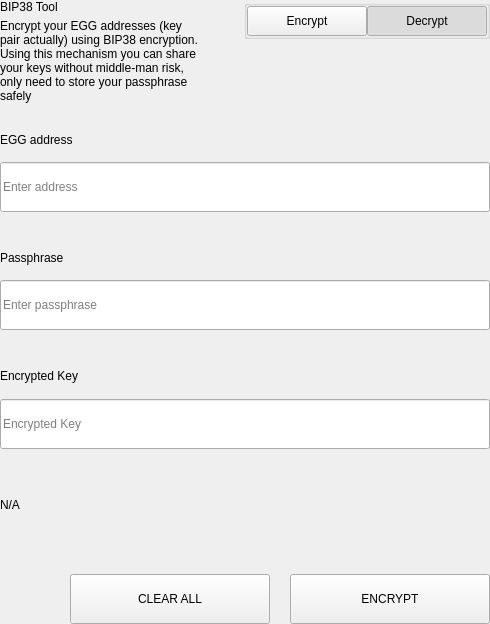
<?xml version="1.0" encoding="UTF-8"?>
<ui version="4.0">
 <class>SettingsBitToolWidget</class>
 <widget class="QWidget" name="SettingsBitToolWidget">
  <property name="geometry">
   <rect>
    <x>0</x>
    <y>0</y>
    <width>490</width>
    <height>624</height>
   </rect>
  </property>
  <property name="windowTitle">
   <string>Form</string>
  </property>
  <layout class="QVBoxLayout" name="verticalLayout">
   <property name="spacing">
    <number>0</number>
   </property>
   <property name="leftMargin">
    <number>0</number>
   </property>
   <property name="topMargin">
    <number>0</number>
   </property>
   <property name="rightMargin">
    <number>0</number>
   </property>
   <property name="bottomMargin">
    <number>0</number>
   </property>
   <item>
    <widget class="QWidget" name="left" native="true">
     <layout class="QVBoxLayout" name="verticalLayout_3">
      <property name="leftMargin">
       <number>0</number>
      </property>
      <property name="topMargin">
       <number>0</number>
      </property>
      <property name="rightMargin">
       <number>0</number>
      </property>
      <property name="bottomMargin">
       <number>0</number>
      </property>
      <item>
       <layout class="QVBoxLayout" name="verticalLayout_2">
        <property name="spacing">
         <number>0</number>
        </property>
        <item>
         <layout class="QHBoxLayout" name="horizontalLayout_3" stretch="3,1">
          <property name="spacing">
           <number>40</number>
          </property>
          <item>
           <layout class="QVBoxLayout" name="verticalLayoutTitle">
            <property name="spacing">
             <number>5</number>
            </property>
            <item>
             <widget class="QLabel" name="labelTitle">
              <property name="text">
               <string>BIP38 Tool</string>
              </property>
             </widget>
            </item>
            <item>
             <widget class="QLabel" name="labelSubtitle1">
              <property name="text">
               <string>Encrypt your EGG addresses (key pair actually) using BIP38 encryption.
Using this mechanism you can share your keys without middle-man risk, only need to store your passphrase safely</string>
              </property>
              <property name="wordWrap">
               <bool>true</bool>
              </property>
             </widget>
            </item>
           </layout>
          </item>
          <item alignment="Qt::AlignTop">
           <widget class="QGroupBox" name="groupBox">
            <property name="title">
             <string/>
            </property>
            <property name="alignment">
             <set>Qt::AlignLeading|Qt::AlignLeft|Qt::AlignTop</set>
            </property>
            <layout class="QHBoxLayout" name="horizontalLayout_4">
             <property name="spacing">
              <number>0</number>
             </property>
             <property name="leftMargin">
              <number>0</number>
             </property>
             <property name="topMargin">
              <number>0</number>
             </property>
             <property name="rightMargin">
              <number>0</number>
             </property>
             <property name="bottomMargin">
              <number>0</number>
             </property>
             <item>
              <spacer name="horizontalSpacer">
               <property name="orientation">
                <enum>Qt::Horizontal</enum>
               </property>
               <property name="sizeHint" stdset="0">
                <size>
                 <width>40</width>
                 <height>20</height>
                </size>
               </property>
              </spacer>
             </item>
             <item>
              <widget class="QPushButton" name="pushLeft">
               <property name="minimumSize">
                <size>
                 <width>120</width>
                 <height>30</height>
                </size>
               </property>
               <property name="maximumSize">
                <size>
                 <width>120</width>
                 <height>30</height>
                </size>
               </property>
               <property name="focusPolicy">
                <enum>Qt::NoFocus</enum>
               </property>
               <property name="text">
                <string>Encrypt</string>
               </property>
               <property name="checkable">
                <bool>true</bool>
               </property>
               <property name="autoExclusive">
                <bool>true</bool>
               </property>
              </widget>
             </item>
             <item>
              <widget class="QPushButton" name="pushRight">
               <property name="minimumSize">
                <size>
                 <width>120</width>
                 <height>30</height>
                </size>
               </property>
               <property name="maximumSize">
                <size>
                 <width>120</width>
                 <height>30</height>
                </size>
               </property>
               <property name="focusPolicy">
                <enum>Qt::NoFocus</enum>
               </property>
               <property name="text">
                <string>Decrypt</string>
               </property>
               <property name="checkable">
                <bool>true</bool>
               </property>
               <property name="checked">
                <bool>true</bool>
               </property>
               <property name="autoExclusive">
                <bool>true</bool>
               </property>
              </widget>
             </item>
            </layout>
           </widget>
          </item>
         </layout>
        </item>
        <item>
         <widget class="QStackedWidget" name="stackedWidget">
          <property name="currentIndex">
           <number>1</number>
          </property>
          <widget class="QWidget" name="pageDecrypt">
           <layout class="QVBoxLayout" name="verticalLayout_5">
            <property name="spacing">
             <number>0</number>
            </property>
            <property name="leftMargin">
             <number>0</number>
            </property>
            <property name="topMargin">
             <number>0</number>
            </property>
            <property name="rightMargin">
             <number>0</number>
            </property>
            <property name="bottomMargin">
             <number>0</number>
            </property>
            <item>
             <widget class="QWidget" name="widget" native="true">
              <property name="minimumSize">
               <size>
                <width>0</width>
                <height>100</height>
               </size>
              </property>
              <layout class="QVBoxLayout" name="verticalLayout_4">
               <property name="spacing">
                <number>0</number>
               </property>
               <property name="leftMargin">
                <number>0</number>
               </property>
               <property name="topMargin">
                <number>0</number>
               </property>
               <property name="rightMargin">
                <number>0</number>
               </property>
               <property name="bottomMargin">
                <number>0</number>
               </property>
               <item>
                <spacer name="verticalSpacer_2">
                 <property name="orientation">
                  <enum>Qt::Vertical</enum>
                 </property>
                 <property name="sizeType">
                  <enum>QSizePolicy::Fixed</enum>
                 </property>
                 <property name="sizeHint" stdset="0">
                  <size>
                   <width>20</width>
                   <height>20</height>
                  </size>
                 </property>
                </spacer>
               </item>
               <item>
                <layout class="QHBoxLayout" name="horizontalLayout_6" stretch="2">
                 <property name="spacing">
                  <number>0</number>
                 </property>
                 <item>
                  <layout class="QVBoxLayout" name="verticalLayout_7">
                   <property name="spacing">
                    <number>9</number>
                   </property>
                   <item>
                    <widget class="QLabel" name="labelSubtitleKey">
                     <property name="minimumSize">
                      <size>
                       <width>0</width>
                       <height>20</height>
                      </size>
                     </property>
                     <property name="maximumSize">
                      <size>
                       <width>16777215</width>
                       <height>20</height>
                      </size>
                     </property>
                     <property name="text">
                      <string>Encrypted key</string>
                     </property>
                    </widget>
                   </item>
                   <item>
                    <widget class="QLineEdit" name="lineEditKey">
                     <property name="minimumSize">
                      <size>
                       <width>0</width>
                       <height>50</height>
                      </size>
                     </property>
                     <property name="maximumSize">
                      <size>
                       <width>16777215</width>
                       <height>50</height>
                      </size>
                     </property>
                     <property name="placeholderText">
                      <string>Enter a encrypted key</string>
                     </property>
                    </widget>
                   </item>
                  </layout>
                 </item>
                </layout>
               </item>
               <item>
                <spacer name="verticalSpacer_3">
                 <property name="orientation">
                  <enum>Qt::Vertical</enum>
                 </property>
                 <property name="sizeType">
                  <enum>QSizePolicy::Fixed</enum>
                 </property>
                 <property name="sizeHint" stdset="0">
                  <size>
                   <width>20</width>
                   <height>20</height>
                  </size>
                 </property>
                </spacer>
               </item>
               <item>
                <layout class="QVBoxLayout" name="verticalLayout_9">
                 <property name="spacing">
                  <number>9</number>
                 </property>
                 <item>
                  <widget class="QLabel" name="labelSubtitlePassphrase">
                   <property name="maximumSize">
                    <size>
                     <width>16777215</width>
                     <height>20</height>
                    </size>
                   </property>
                   <property name="text">
                    <string>Passphrase</string>
                   </property>
                  </widget>
                 </item>
                 <item>
                  <widget class="QLineEdit" name="lineEditPassphrase">
                   <property name="minimumSize">
                    <size>
                     <width>0</width>
                     <height>50</height>
                    </size>
                   </property>
                   <property name="maximumSize">
                    <size>
                     <width>16777215</width>
                     <height>50</height>
                    </size>
                   </property>
                   <property name="placeholderText">
                    <string>Enter a passphrase</string>
                   </property>
                  </widget>
                 </item>
                </layout>
               </item>
               <item>
                <spacer name="verticalSpacer_4">
                 <property name="orientation">
                  <enum>Qt::Vertical</enum>
                 </property>
                 <property name="sizeType">
                  <enum>QSizePolicy::Fixed</enum>
                 </property>
                 <property name="sizeHint" stdset="0">
                  <size>
                   <width>20</width>
                   <height>20</height>
                  </size>
                 </property>
                </spacer>
               </item>
               <item>
                <widget class="QWidget" name="widget_3" native="true">
                 <property name="sizePolicy">
                  <sizepolicy hsizetype="Preferred" vsizetype="Fixed">
                   <horstretch>0</horstretch>
                   <verstretch>0</verstretch>
                  </sizepolicy>
                 </property>
                 <layout class="QVBoxLayout" name="verticalLayout_10">
                  <property name="spacing">
                   <number>9</number>
                  </property>
                  <property name="leftMargin">
                   <number>0</number>
                  </property>
                  <property name="topMargin">
                   <number>0</number>
                  </property>
                  <property name="rightMargin">
                   <number>0</number>
                  </property>
                  <property name="bottomMargin">
                   <number>0</number>
                  </property>
                  <item>
                   <widget class="QLabel" name="labelSubtitleDecryptResult">
                    <property name="minimumSize">
                     <size>
                      <width>0</width>
                      <height>20</height>
                     </size>
                    </property>
                    <property name="maximumSize">
                     <size>
                      <width>16777215</width>
                      <height>20</height>
                     </size>
                    </property>
                    <property name="text">
                     <string>Decrypted address result</string>
                    </property>
                   </widget>
                  </item>
                  <item>
                   <widget class="QWidget" name="widget_4" native="true">
                    <layout class="QHBoxLayout" name="horizontalLayout" stretch="6,0,1">
                     <property name="spacing">
                      <number>0</number>
                     </property>
                     <property name="leftMargin">
                      <number>0</number>
                     </property>
                     <property name="topMargin">
                      <number>0</number>
                     </property>
                     <property name="rightMargin">
                      <number>0</number>
                     </property>
                     <property name="bottomMargin">
                      <number>0</number>
                     </property>
                     <item alignment="Qt::AlignVCenter">
                      <widget class="QLineEdit" name="lineEditDecryptResult">
                       <property name="minimumSize">
                        <size>
                         <width>0</width>
                         <height>50</height>
                        </size>
                       </property>
                       <property name="maximumSize">
                        <size>
                         <width>16777215</width>
                         <height>50</height>
                        </size>
                       </property>
                       <property name="placeholderText">
                        <string>Decrypted Address</string>
                       </property>
                      </widget>
                     </item>
                     <item>
                      <spacer name="horizontalSpacer_4">
                       <property name="orientation">
                        <enum>Qt::Horizontal</enum>
                       </property>
                       <property name="sizeType">
                        <enum>QSizePolicy::Fixed</enum>
                       </property>
                       <property name="sizeHint" stdset="0">
                        <size>
                         <width>20</width>
                         <height>50</height>
                        </size>
                       </property>
                      </spacer>
                     </item>
                     <item>
                      <widget class="QPushButton" name="pushButtonImport">
                       <property name="minimumSize">
                        <size>
                         <width>140</width>
                         <height>40</height>
                        </size>
                       </property>
                       <property name="text">
                        <string>Import Address</string>
                       </property>
                      </widget>
                     </item>
                    </layout>
                   </widget>
                  </item>
                 </layout>
                </widget>
               </item>
               <item>
                <widget class="QLabel" name="statusLabel_DEC">
                 <property name="maximumSize">
                  <size>
                   <width>16777215</width>
                   <height>40</height>
                  </size>
                 </property>
                 <property name="text">
                  <string/>
                 </property>
                </widget>
               </item>
               <item>
                <spacer name="verticalSpacer">
                 <property name="orientation">
                  <enum>Qt::Vertical</enum>
                 </property>
                 <property name="sizeType">
                  <enum>QSizePolicy::Preferred</enum>
                 </property>
                 <property name="sizeHint" stdset="0">
                  <size>
                   <width>20</width>
                   <height>20</height>
                  </size>
                 </property>
                </spacer>
               </item>
               <item>
                <layout class="QHBoxLayout" name="horizontalLayout_7">
                 <property name="spacing">
                  <number>0</number>
                 </property>
                 <item>
                  <spacer name="horizontalSpacer_5">
                   <property name="orientation">
                    <enum>Qt::Horizontal</enum>
                   </property>
                   <property name="sizeType">
                    <enum>QSizePolicy::Expanding</enum>
                   </property>
                   <property name="sizeHint" stdset="0">
                    <size>
                     <width>40</width>
                     <height>20</height>
                    </size>
                   </property>
                  </spacer>
                 </item>
                 <item>
                  <widget class="QPushButton" name="pushButtonDecryptClear">
                   <property name="minimumSize">
                    <size>
                     <width>200</width>
                     <height>50</height>
                    </size>
                   </property>
                   <property name="maximumSize">
                    <size>
                     <width>200</width>
                     <height>50</height>
                    </size>
                   </property>
                   <property name="text">
                    <string>CLEAR</string>
                   </property>
                  </widget>
                 </item>
                 <item>
                  <spacer name="horizontalSpacer_3">
                   <property name="orientation">
                    <enum>Qt::Horizontal</enum>
                   </property>
                   <property name="sizeType">
                    <enum>QSizePolicy::Fixed</enum>
                   </property>
                   <property name="sizeHint" stdset="0">
                    <size>
                     <width>20</width>
                     <height>20</height>
                    </size>
                   </property>
                  </spacer>
                 </item>
                 <item>
                  <widget class="QPushButton" name="pushButtonDecrypt">
                   <property name="minimumSize">
                    <size>
                     <width>200</width>
                     <height>50</height>
                    </size>
                   </property>
                   <property name="maximumSize">
                    <size>
                     <width>200</width>
                     <height>50</height>
                    </size>
                   </property>
                   <property name="text">
                    <string>DECRYPT KEY</string>
                   </property>
                  </widget>
                 </item>
                </layout>
               </item>
              </layout>
             </widget>
            </item>
           </layout>
          </widget>
          <widget class="QWidget" name="pageEncrypt">
           <layout class="QVBoxLayout" name="verticalLayout_11">
            <property name="spacing">
             <number>0</number>
            </property>
            <property name="leftMargin">
             <number>0</number>
            </property>
            <property name="topMargin">
             <number>0</number>
            </property>
            <property name="rightMargin">
             <number>0</number>
            </property>
            <property name="bottomMargin">
             <number>0</number>
            </property>
            <item>
             <spacer name="verticalSpacer_8">
              <property name="orientation">
               <enum>Qt::Vertical</enum>
              </property>
              <property name="sizeType">
               <enum>QSizePolicy::Fixed</enum>
              </property>
              <property name="sizeHint" stdset="0">
               <size>
                <width>20</width>
                <height>20</height>
               </size>
              </property>
             </spacer>
            </item>
            <item>
             <widget class="QWidget" name="containerAddressEnc" native="true">
              <layout class="QVBoxLayout" name="containerAddressEncLayout">
               <property name="spacing">
                <number>5</number>
               </property>
               <property name="leftMargin">
                <number>0</number>
               </property>
               <property name="topMargin">
                <number>0</number>
               </property>
               <property name="rightMargin">
                <number>0</number>
               </property>
               <property name="bottomMargin">
                <number>0</number>
               </property>
               <item>
                <widget class="QLabel" name="labelSubtitleAddress">
                 <property name="minimumSize">
                  <size>
                   <width>0</width>
                   <height>20</height>
                  </size>
                 </property>
                 <property name="maximumSize">
                  <size>
                   <width>16777215</width>
                   <height>20</height>
                  </size>
                 </property>
                 <property name="text">
                  <string>EGG address</string>
                 </property>
                </widget>
               </item>
               <item>
                <widget class="QLineEdit" name="addressIn_ENC">
                 <property name="minimumSize">
                  <size>
                   <width>0</width>
                   <height>50</height>
                  </size>
                 </property>
                 <property name="placeholderText">
                  <string>Enter address</string>
                 </property>
                </widget>
               </item>
              </layout>
             </widget>
            </item>
            <item>
             <spacer name="verticalSpacer_6">
              <property name="orientation">
               <enum>Qt::Vertical</enum>
              </property>
              <property name="sizeType">
               <enum>QSizePolicy::Fixed</enum>
              </property>
              <property name="sizeHint" stdset="0">
               <size>
                <width>20</width>
                <height>20</height>
               </size>
              </property>
             </spacer>
            </item>
            <item>
             <widget class="QWidget" name="containerAddress" native="true">
              <layout class="QHBoxLayout" name="horizontalLayout_9" stretch="2">
               <property name="spacing">
                <number>0</number>
               </property>
               <property name="leftMargin">
                <number>0</number>
               </property>
               <property name="topMargin">
                <number>0</number>
               </property>
               <property name="rightMargin">
                <number>0</number>
               </property>
               <property name="bottomMargin">
                <number>0</number>
               </property>
               <item>
                <layout class="QVBoxLayout" name="verticalLayout_8">
                 <property name="spacing">
                  <number>5</number>
                 </property>
                 <item>
                  <widget class="QLabel" name="labelSubtitleMessage">
                   <property name="minimumSize">
                    <size>
                     <width>0</width>
                     <height>20</height>
                    </size>
                   </property>
                   <property name="maximumSize">
                    <size>
                     <width>16777215</width>
                     <height>20</height>
                    </size>
                   </property>
                   <property name="text">
                    <string>Passphrase</string>
                   </property>
                  </widget>
                 </item>
                 <item>
                  <widget class="QLineEdit" name="passphraseIn_ENC">
                   <property name="minimumSize">
                    <size>
                     <width>0</width>
                     <height>50</height>
                    </size>
                   </property>
                   <property name="maximumSize">
                    <size>
                     <width>16777215</width>
                     <height>50</height>
                    </size>
                   </property>
                   <property name="placeholderText">
                    <string>Enter passphrase</string>
                   </property>
                  </widget>
                 </item>
                </layout>
               </item>
              </layout>
             </widget>
            </item>
            <item>
             <spacer name="verticalSpacer_7">
              <property name="orientation">
               <enum>Qt::Vertical</enum>
              </property>
              <property name="sizeType">
               <enum>QSizePolicy::Fixed</enum>
              </property>
              <property name="sizeHint" stdset="0">
               <size>
                <width>20</width>
                <height>20</height>
               </size>
              </property>
             </spacer>
            </item>
            <item>
             <widget class="QWidget" name="widget_2" native="true">
              <property name="minimumSize">
               <size>
                <width>0</width>
                <height>75</height>
               </size>
              </property>
              <property name="maximumSize">
               <size>
                <width>16777215</width>
                <height>16777215</height>
               </size>
              </property>
              <layout class="QVBoxLayout" name="verticalLayout_6">
               <property name="leftMargin">
                <number>0</number>
               </property>
               <property name="topMargin">
                <number>0</number>
               </property>
               <property name="rightMargin">
                <number>0</number>
               </property>
               <property name="bottomMargin">
                <number>0</number>
               </property>
               <item>
                <widget class="QLabel" name="labelSubtitleEncryptedKey">
                 <property name="minimumSize">
                  <size>
                   <width>0</width>
                   <height>20</height>
                  </size>
                 </property>
                 <property name="maximumSize">
                  <size>
                   <width>16777215</width>
                   <height>20</height>
                  </size>
                 </property>
                 <property name="text">
                  <string>Encrypted Key</string>
                 </property>
                </widget>
               </item>
               <item>
                <widget class="QLineEdit" name="encryptedKeyOut_ENC">
                 <property name="minimumSize">
                  <size>
                   <width>0</width>
                   <height>50</height>
                  </size>
                 </property>
                 <property name="placeholderText">
                  <string>Encrypted Key</string>
                 </property>
                </widget>
               </item>
              </layout>
             </widget>
            </item>
            <item>
             <widget class="QLabel" name="statusLabel_ENC">
              <property name="text">
               <string notr="true">N/A</string>
              </property>
             </widget>
            </item>
            <item>
             <spacer name="verticalSpacer_5">
              <property name="orientation">
               <enum>Qt::Vertical</enum>
              </property>
              <property name="sizeType">
               <enum>QSizePolicy::Fixed</enum>
              </property>
              <property name="sizeHint" stdset="0">
               <size>
                <width>20</width>
                <height>20</height>
               </size>
              </property>
             </spacer>
            </item>
            <item>
             <layout class="QHBoxLayout" name="horizontalLayout_8">
              <property name="spacing">
               <number>0</number>
              </property>
              <item>
               <spacer name="horizontalSpacer_6">
                <property name="orientation">
                 <enum>Qt::Horizontal</enum>
                </property>
                <property name="sizeType">
                 <enum>QSizePolicy::Expanding</enum>
                </property>
                <property name="sizeHint" stdset="0">
                 <size>
                  <width>40</width>
                  <height>20</height>
                 </size>
                </property>
               </spacer>
              </item>
              <item>
               <widget class="QPushButton" name="pushButtonClear">
                <property name="minimumSize">
                 <size>
                  <width>200</width>
                  <height>50</height>
                 </size>
                </property>
                <property name="focusPolicy">
                 <enum>Qt::NoFocus</enum>
                </property>
                <property name="text">
                 <string>CLEAR ALL</string>
                </property>
               </widget>
              </item>
              <item>
               <spacer name="horizontalSpacer_2">
                <property name="orientation">
                 <enum>Qt::Horizontal</enum>
                </property>
                <property name="sizeType">
                 <enum>QSizePolicy::Fixed</enum>
                </property>
                <property name="sizeHint" stdset="0">
                 <size>
                  <width>20</width>
                  <height>20</height>
                 </size>
                </property>
               </spacer>
              </item>
              <item>
               <widget class="QPushButton" name="pushButtonEncrypt">
                <property name="minimumSize">
                 <size>
                  <width>200</width>
                  <height>50</height>
                 </size>
                </property>
                <property name="maximumSize">
                 <size>
                  <width>200</width>
                  <height>50</height>
                 </size>
                </property>
                <property name="focusPolicy">
                 <enum>Qt::NoFocus</enum>
                </property>
                <property name="text">
                 <string>ENCRYPT</string>
                </property>
               </widget>
              </item>
             </layout>
            </item>
           </layout>
          </widget>
         </widget>
        </item>
       </layout>
      </item>
     </layout>
    </widget>
   </item>
  </layout>
 </widget>
 <resources/>
 <connections/>
</ui>
